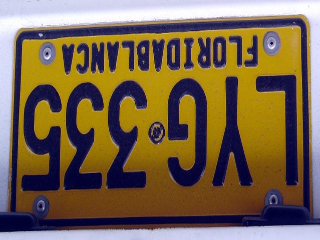
#> input picture PROJECTS/project_04_fundamentals/malas/placa_1_P1.png, 320 x 240 px
$ python sol_1.py
#> lines starting #> are read from the running program, lines starting #| are printed output that depends on the picture
# SOLUTION 1 (FIX LICENSE PLATES IMAGES)
# Santiago Garcia Arango, September 2020

import numpy as np
import cv2 as cv
import os

def get_imgs_folder_path():
    # Get the path for the folder that contains the input and output images
    upper_dir = os.path.dirname(__file__)  # Upper dir
    img_folder_path = os.path.abspath(os.path.join(upper_dir, "malas"))
    return img_folder_path


def get_img_path(img_folder_path, img_name):
    # Get specific path to the images we will use inside the "imgs" folder
    img_path = os.path.join(img_folder_path, img_name)
    return img_path


def fix_image_type_A(img):
    # Change orientation of image to fix them
    h, w = img.shape[:2]  # Get the shape of the image (height, width, c)

    # Now we play to generate 3 new images with Blue, Green, Red backgrounds
    reflection = np.zeros((h, w, 3), np.uint8)

    # Change image from specific reflections
    for i in range(0, h):
        for j in range(0, w):
            reflection[i, j] = img[h-1-i, w-1-j]  # "-1" because index 0

    print("...Done fixing current image\n")
    return reflection


def fix_image_type_B(img):
    # Change orientation of image to fix them
    h, w = img.shape[:2]  # Get the shape of the image (height, width, c)

    # Now we play to generate 3 new images with Blue, Green, Red backgrounds
    reflection = np.zeros((h, w, 3), np.uint8)

    # Change image from specific reflections
    for i in range(0, h):
        for j in range(0, w):
            reflection[i, j] = img[h-1-i, j]  # "-1" because index 0

    print("...Done fixing current image\n")
    return reflection


def main():
    # Get the paths for all the images (for all imgs to be fixed)
    img_1 = get_img_path(get_imgs_folder_path(), "placa_1_P1.png")
    img_2 = get_img_path(get_imgs_folder_path(), "placa_2_P1.png")
    img_3 = get_img_path(get_imgs_folder_path(), "placa_3_P1.png")
    img_4 = get_img_path(get_imgs_folder_path(), "placa_4_P1.png")
    img_5 = get_img_path(get_imgs_folder_path(), "placa_5_P1.png")

    print("\n\n ***** PRESS ENTER TO KEEP SHOWING FIXED IMAGES *****\n\n")

    # Fix image 1
    print("\nFIXING IMAGE 1:")
    img_1 = cv.imread(img_1, 1)
#> img_1 is the input picture: shape (240, 320, 3); mean B, G, R 77.5, 101.5, 120
    img_1_fixed = fix_image_type_A(img_1)
    cv.imshow("img_1", img_1)
    cv.imshow("img_1_fixed", img_1_fixed)

    # Press enter to keep showing other images
    while True:
        if (cv.waitKey(1) & 0xFF == 13):
#> (key Esc is pressed here)
            cv.destroyAllWindows()
            break

    # Fix image 2
    print("\nFIXING IMAGE 2:")
    img_2 = cv.imread(img_2, 1)
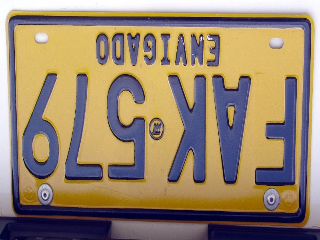
#> input picture PROJECTS/project_04_fundamentals/malas/placa_2_P1.png, 320 x 240 px
#> img_2 is the input picture: shape (240, 320, 3); mean B, G, R 109.6, 132.2, 150.3
    img_2_fixed = fix_image_type_A(img_2)
    cv.imshow("img_2", img_2)
    cv.imshow("img_2_fixed", img_2_fixed)

    # Press enter to keep showing other images
    while True:
        if (cv.waitKey(1) & 0xFF == 13):
#> (key Esc is pressed here)
            cv.destroyAllWindows()
            break

    # Fix image 3
    print("\nFIXING IMAGE 3:")
    img_3 = cv.imread(img_3, 1)
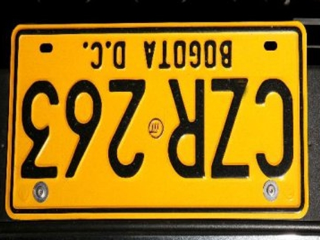
#> input picture PROJECTS/project_04_fundamentals/malas/placa_3_P1.png, 320 x 240 px
#> img_3 is the input picture: shape (240, 320, 3); mean B, G, R 19.2, 112, 149.5
    img_3_fixed = fix_image_type_A(img_3)
#> after the loop in fix_image_type_A (call 3), `for i in range(0, h):`:
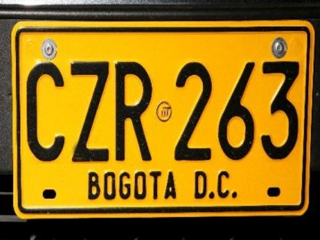
#> reflection: shape (240, 320, 3); mean B, G, R 19.2, 112, 149.5
    cv.imshow("img_3", img_3)
    cv.imshow("img_3_fixed", img_3_fixed)

    # Press enter to keep showing other images
    while True:
        if (cv.waitKey(1) & 0xFF == 13):
#> (key Esc is pressed here)
            cv.destroyAllWindows()
            break

    # Fix image 4
    print("\nFIXING IMAGE 4:")
    img_4 = cv.imread(img_4, 1)
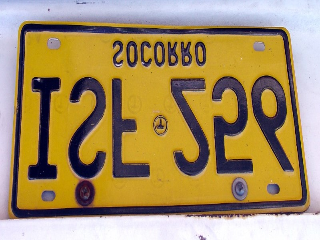
#> input picture PROJECTS/project_04_fundamentals/malas/placa_4_P1.png, 320 x 240 px
#> img_4 is the input picture: shape (240, 320, 3); mean B, G, R 100.3, 144, 166
    img_4_fixed = fix_image_type_B(img_4)
#> after the loop in fix_image_type_B, `for i in range(0, h):`:
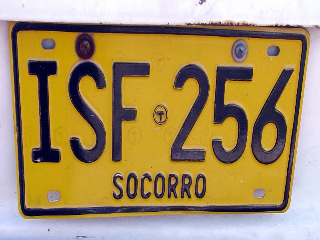
#> reflection: shape (240, 320, 3); mean B, G, R 100.3, 144, 166
    cv.imshow("img_4", img_4)
    cv.imshow("img_4_fixed", img_4_fixed)

    # Press enter to keep showing other images
    while True:
        if (cv.waitKey(1) & 0xFF == 13):
#> (key Esc is pressed here)
            cv.destroyAllWindows()
            break

    # Fix image 5
    print("\nFIXING IMAGE 5:")
    img_5 = cv.imread(img_5, 1)
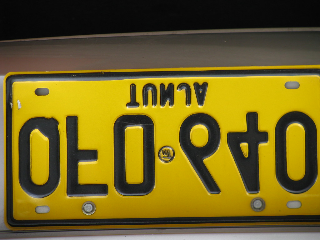
#> input picture PROJECTS/project_04_fundamentals/malas/placa_5_P1.png, 320 x 240 px
#> img_5 is the input picture: shape (240, 320, 3); mean B, G, R 31.5, 99.8, 114.7
    img_5_fixed = fix_image_type_B(img_5)
#> after the loop in fix_image_type_B (call 2), `for i in range(0, h):`:
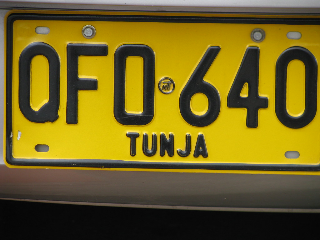
#> reflection: shape (240, 320, 3); mean B, G, R 31.5, 99.8, 114.7
    cv.imshow("img_5", img_5)
    cv.imshow("img_5_fixed", img_5_fixed)


if __name__ == "__main__":
    main()
    cv.waitKey(0)
    cv.destroyAllWindows()
